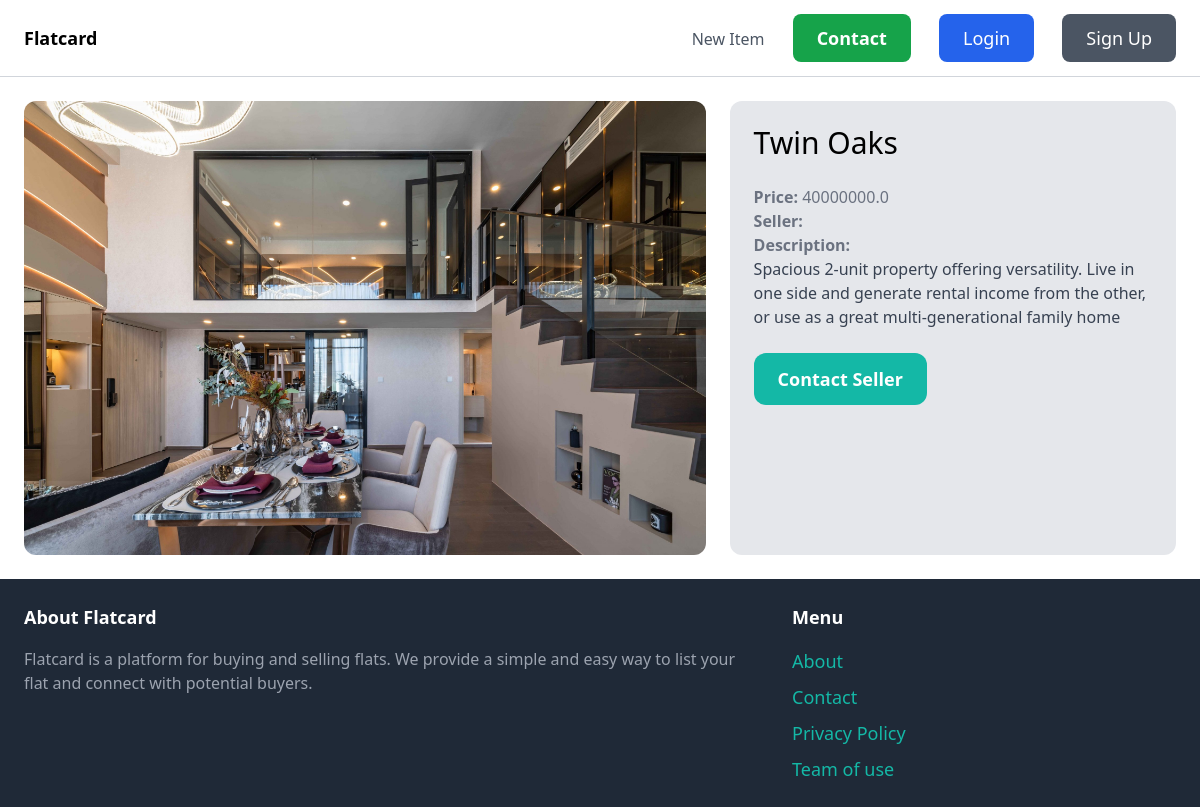
/items/5/, run on the app's committed database.
### items/models.py (models this page shows, shortened)
class Item(models.Model):
    category = models.ForeignKey(Category, related_name='items', on_delete=models.CASCADE)
    name = models.CharField(max_length=300)
    description = models.TextField(blank=True, null=True)
    price = models.FloatField()
    is_sold = models.BooleanField(default=False)
    created_by = models.ForeignKey(User, related_name='items', on_delete=models.CASCADE)
    created_at = models.DateTimeField(auto_now_add=True)
    image = models.ImageField(upload_to='items_images', blank=True, null=True)
    "image = models.ImageField(upload_to='items_images', blank=True, null=True)"

### items/views.py (the view)
# urls.py: path('<int:pk>/', views.detail, name='detail'),
def detail(request, pk):
    item = get_object_or_404(Item, pk=pk)
    return render(request, 'items/detail.html', {
        'item': item
    })

### items/templates/items/detail.html (shortened to what this page needs)
{% extends 'core/base.html' %}
{% block content %}
<div class="grid grid-cols-5 gap-6">
    <div class="col-span-3">
        {% if item.image %}
            <img src="{{ item.image.url }}" class="rounded-xl">
        {% else %}
            <div class="w-full h-64 bg-gray-200 rounded-xl flex items-center justify-center text-gray-500">
            </div>
        {% endif %}
    </div>
    <div class="col-span-2 p-6 bg-gray-200 rounded-xl">
        <h1 class="mb-6 text-3xl">{{ item.name }}</h1>
        <p class="text-gray-500"><strong>Price: </strong> {{ item.price }}</p>
        <p class="text-gray-500"><strong>Seller: </strong> {{ item.seller }}</p>
        {% if item.description %}
             <p class="text-gray-700">
                <strong class="text-gray-500">Description: </strong><br>
                {{ item.description }}
             </p>
        {% endif %}
        <a href="#" class="inline-block mt-6 px-6 py-3 text-lg font-semibold bg-teal-500 text-white rounded-xl hover:bg-teal-700">Contact Seller</a>
    </div>
</div>
{% endblock %}

### data on the page
Item: image (picture), name "Twin Oaks", price "40000000.0", description "Spacious 2-unit property offering versatility. Live in one side and generate rental income from the other, or use as a great multi-generational family home"
